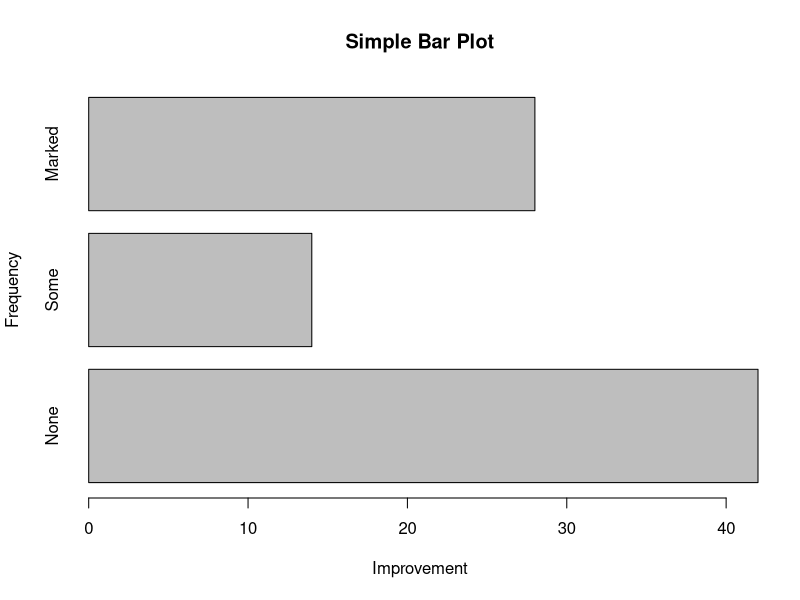
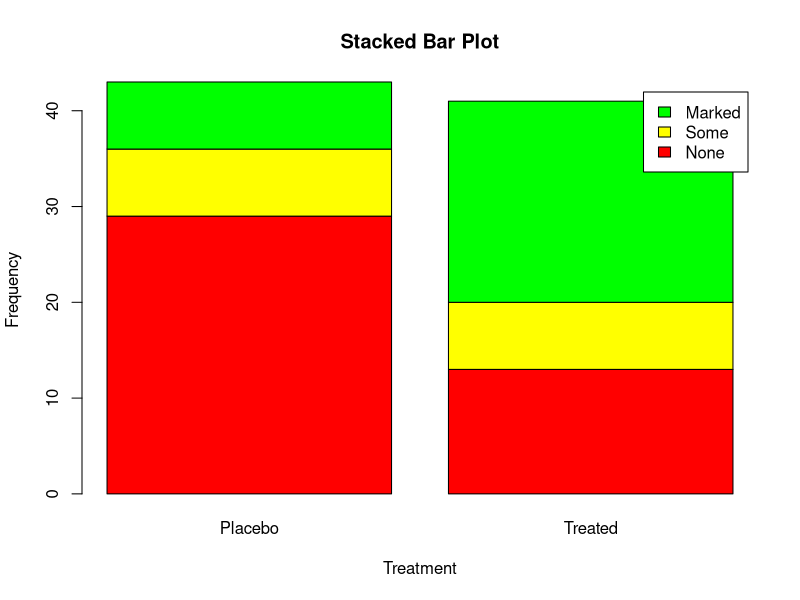
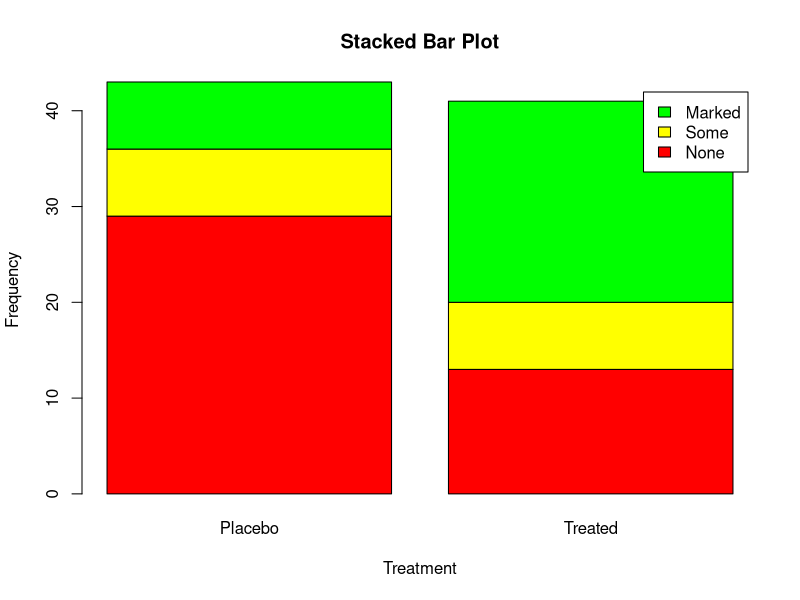
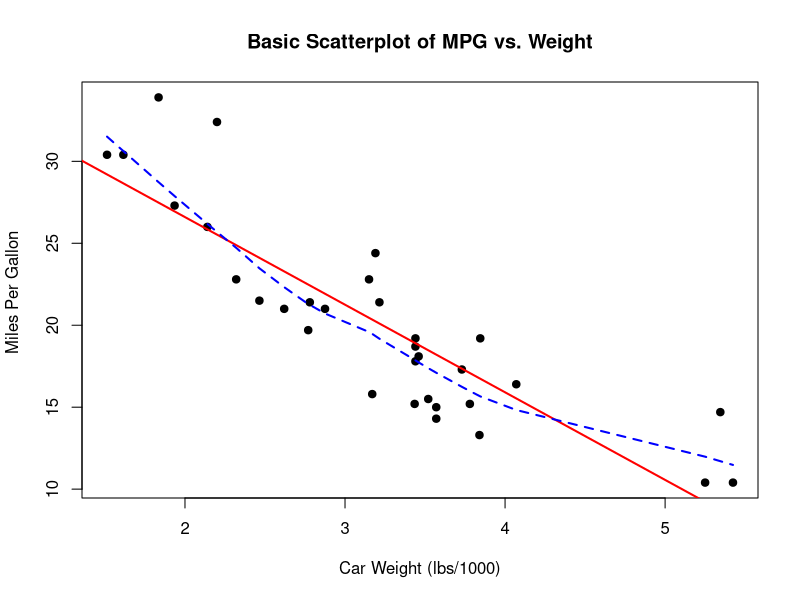
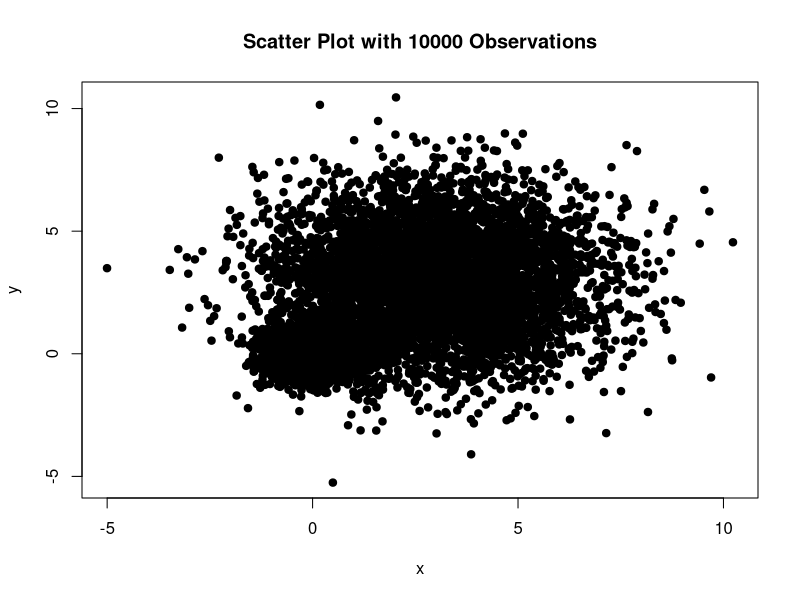
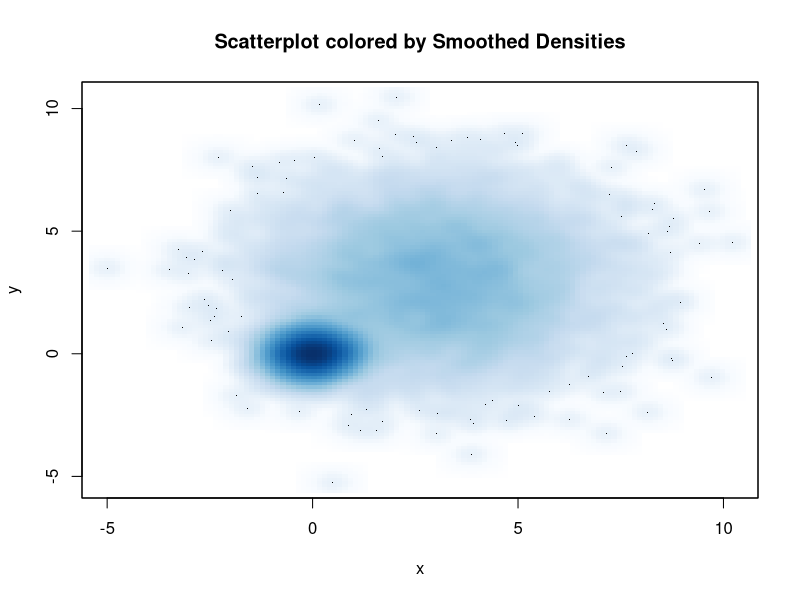
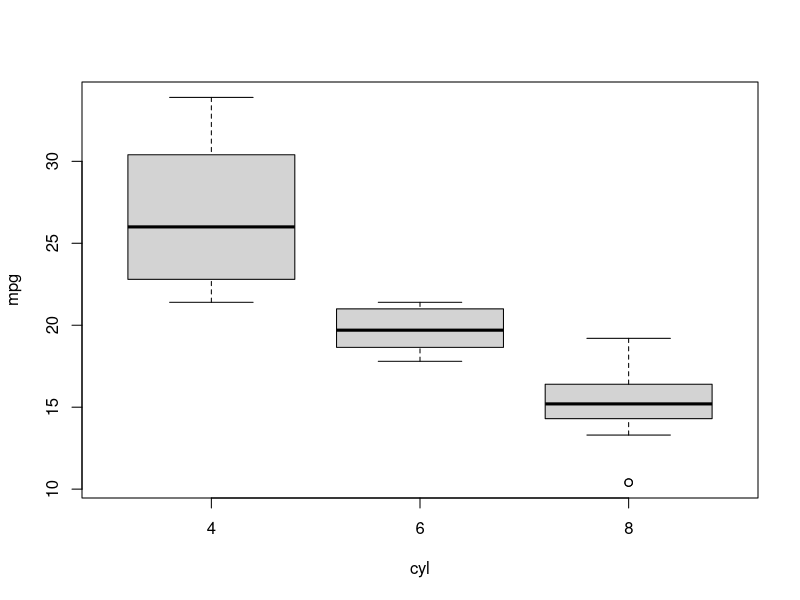

Source code (R) for these figures, in order:
library(grid)
library(vcd)
counts <- table(Arthritis$Improved)
counts
barplot(counts, main = "Simple Bar Plot", xlab = "Improvement", ylab = "Frequency",horiz = TRUE)
Arthritis
counts <- table(Arthritis$Improved, Arthritis$Treatment)
counts

barplot(counts, main = "Stacked Bar Plot", xlab = "Treatment", 
        ylab = "Frequency", col = c("red", "yellow", "green"), 
        legend = rownames(counts))
barplot(counts, main = "Stacked Bar Plot", xlab = "Treatment", 
        ylab = "Frequency", col = c("red", "yellow", "green"), 
        legend = rownames(counts))
opar <- par(no.readonly=TRUE) # record current settings
attach(mtcars)                                                     
plot(wt, mpg, 
     main="Basic Scatterplot of MPG vs. Weight",       
     xlab="Car Weight (lbs/1000)", 
     ylab="Miles Per Gallon ", pch=19)
abline(lm(mpg ~ wt), col="red", lwd=2, lty=1)            
lines(lowess(wt, mpg), col="blue", lwd=2, lty=2)  

set.seed(1234)
n <- 10000
c1 <- matrix(rnorm(n, mean=0, sd=.5), ncol=2)
c2 <- matrix(rnorm(n, mean=3, sd=2), ncol=2)
mydata <- rbind(c1, c2)
mydata <- as.data.frame(mydata)
names(mydata) <- c("x", "y")
with(mydata, plot(x, y, pch=19, main="Scatter Plot with 10000 Observations"))
with(mydata,
     smoothScatter(x, y, main="Scatterplot colored by Smoothed Densities"))

boxplot(mpg~cyl,data=mtcars)
